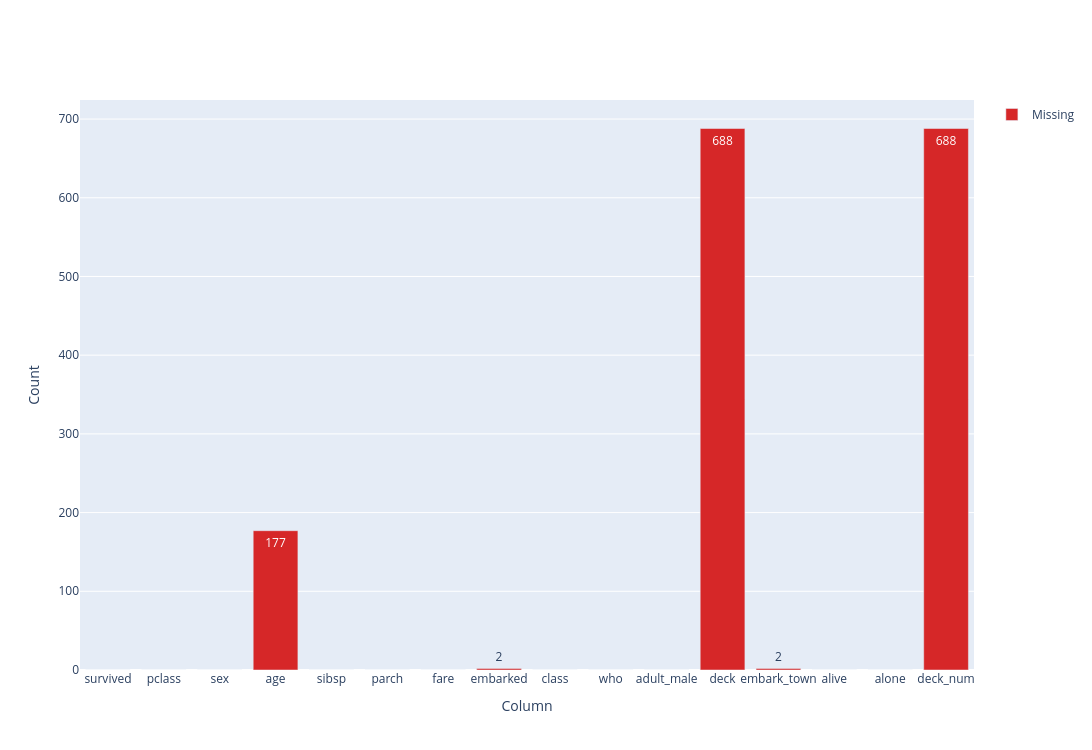

Source (notebook cell):
### Code cell
df.missing_count_barchart().show()

### Figure 1 — Plotly figure (JSON) as saved in the notebook; plotly's stock layout.template omitted (floating-point values rounded to 4 significant figures)
{"data": [{"marker": {"color": "#d62728"}, "name": "Missing", "text": ["0", "0", "0", "177", "0", "0", "0", "2", "0", "0", "0", "688", "2", "0", "0", "688"], "textposition": "auto", "type": "bar", "x": ["survived", "pclass", "sex", "age", "sibsp", "parch", "fare", "embarked", "class", "who", "adult_male", "deck", "embark_town", "alive", "alone", "deck_num"], "y": [0, 0, 0, 177, 0, 0, 0, 2, 0, 0, 0, 688, 2, 0, 0, 688]}], "layout": {"font": {}, "height": 750, "legend": {"title": {}}, "showlegend": true, "title": {}, "width": 1500, "xaxis": {"title": {"text": "Column"}}, "yaxis": {"title": {"text": "Count"}}}}
